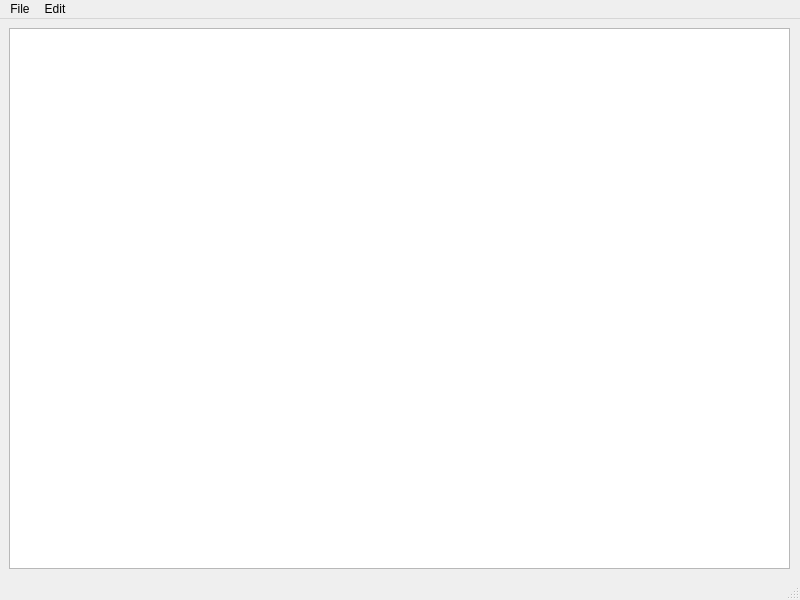
<?xml version="1.0" encoding="UTF-8"?>
<ui version="4.0">
 <class>NotePad</class>
 <widget class="QMainWindow" name="NotePad">
  <property name="geometry">
   <rect>
    <x>0</x>
    <y>0</y>
    <width>800</width>
    <height>600</height>
   </rect>
  </property>
  <property name="windowTitle">
   <string>NotePad</string>
  </property>
  <widget class="QWidget" name="centralwidget">
   <widget class="QWidget" name="verticalLayoutWidget">
    <property name="geometry">
     <rect>
      <x>9</x>
      <y>9</y>
      <width>781</width>
      <height>541</height>
     </rect>
    </property>
    <layout class="QVBoxLayout" name="verticalLayout">
     <property name="sizeConstraint">
      <enum>QLayout::SetDefaultConstraint</enum>
     </property>
     <item>
      <widget class="QTextEdit" name="textEdit"/>
     </item>
    </layout>
   </widget>
  </widget>
  <widget class="QMenuBar" name="menubar">
   <property name="geometry">
    <rect>
     <x>0</x>
     <y>0</y>
     <width>800</width>
     <height>22</height>
    </rect>
   </property>
   <widget class="QMenu" name="menuFile">
    <property name="title">
     <string>File</string>
    </property>
    <addaction name="actionNew"/>
    <addaction name="actionOpen"/>
    <addaction name="actionSave_As"/>
    <addaction name="actionPrint"/>
    <addaction name="actionExit"/>
   </widget>
   <widget class="QMenu" name="menuEdit">
    <property name="title">
     <string>Edit</string>
    </property>
    <addaction name="actionCopy"/>
    <addaction name="actionPaste"/>
    <addaction name="actionCut"/>
    <addaction name="actionUndo"/>
    <addaction name="actionRedo"/>
   </widget>
   <addaction name="menuFile"/>
   <addaction name="menuEdit"/>
  </widget>
  <widget class="QStatusBar" name="statusbar"/>
  <action name="actionNew">
   <property name="icon">
    <iconset resource="Resources/IconImages.qrc">
     <normaloff>:/Imgs/New.bmp</normaloff>:/Imgs/New.bmp</iconset>
   </property>
   <property name="text">
    <string>New</string>
   </property>
  </action>
  <action name="actionOpen">
   <property name="icon">
    <iconset resource="Resources/IconImages.qrc">
     <normaloff>:/Imgs/Open.bmp</normaloff>:/Imgs/Open.bmp</iconset>
   </property>
   <property name="text">
    <string>Open</string>
   </property>
  </action>
  <action name="actionSave_As">
   <property name="icon">
    <iconset resource="Resources/IconImages.qrc">
     <normaloff>:/Imgs/Save.bmp</normaloff>:/Imgs/Save.bmp</iconset>
   </property>
   <property name="text">
    <string>Save As</string>
   </property>
  </action>
  <action name="actionPrint">
   <property name="text">
    <string>Print</string>
   </property>
  </action>
  <action name="actionExit">
   <property name="text">
    <string>Exit</string>
   </property>
  </action>
  <action name="actionCopy">
   <property name="icon">
    <iconset resource="Resources/IconImages.qrc">
     <normaloff>:/Imgs/Copy.bmp</normaloff>:/Imgs/Copy.bmp</iconset>
   </property>
   <property name="text">
    <string>Copy</string>
   </property>
  </action>
  <action name="actionPaste">
   <property name="icon">
    <iconset resource="Resources/IconImages.qrc">
     <normaloff>:/Imgs/Paste.bmp</normaloff>:/Imgs/Paste.bmp</iconset>
   </property>
   <property name="text">
    <string>Paste</string>
   </property>
  </action>
  <action name="actionCut">
   <property name="icon">
    <iconset resource="Resources/IconImages.qrc">
     <normaloff>:/Imgs/Cut.bmp</normaloff>:/Imgs/Cut.bmp</iconset>
   </property>
   <property name="text">
    <string>Cut</string>
   </property>
  </action>
  <action name="actionUndo">
   <property name="text">
    <string>Undo</string>
   </property>
  </action>
  <action name="actionRedo">
   <property name="text">
    <string>Redo</string>
   </property>
  </action>
 </widget>
 <resources>
  <include location="Resources/IconImages.qrc"/>
 </resources>
 <connections/>
</ui>
